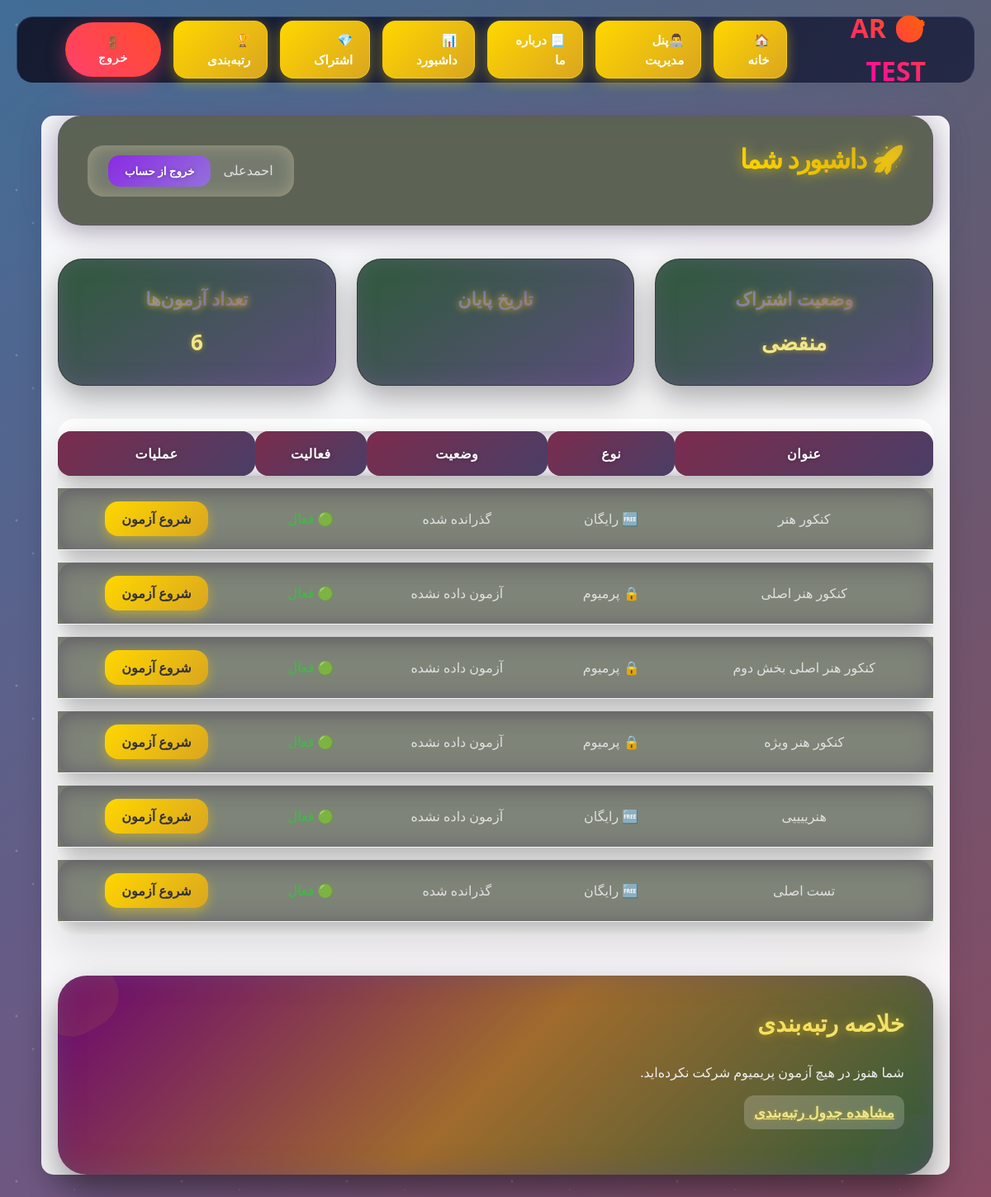
Screenshot of /accounts/dashboard/ (signed in) with the database file from the repository.
### accounts/models.py (models this page shows, shortened)
class Subscription(models.Model):
    STATUS_CHOICES = [  # اضافه: choices برای status
        ('ندارد', 'ندارد'),
        ('فعال', 'فعال'),
        ('منقضی', 'منقضی'),
    ]
    user = models.OneToOneField(User, on_delete=models.CASCADE, related_name='subscription')  # تغییر کوچک: related_name اضافه برای دسترسی آسان (user.subscription)
    plan = models.ForeignKey(Plan, on_delete=models.SET_NULL, null=True, blank=True, verbose_name="پلن خریداری شده")
    is_active = models.BooleanField(default=False, verbose_name="فعال است؟")
    start_date = models.DateTimeField(null=True, blank=True, verbose_name="تاریخ شروع")
    end_date = models.DateTimeField(null=True, blank=True, verbose_name="تاریخ انقضا")
    authority = models.CharField(max_length=100, blank=True, null=True, verbose_name="شناسه Authority زرین‌پال")
    ref_id = models.CharField(max_length=100, blank=True, null=True, verbose_name="شناسه پیگیری زرین‌پال (Ref ID)")
    status = models.CharField(max_length=10, choices=STATUS_CHOICES, default='ندارد', verbose_name="وضعیت اشتراک")
    def check_status(self):
            now = timezone.now()
            status_changed = False
            if self.end_date and now > self.end_date:
                if self.status != 'منقضی':
                    self.is_active = False
                    self.status = 'منقضی'
                    status_changed = True
            elif self.end_date and now <= self.end_date:
                if self.status != 'فعال':
                    self.is_active = True
                    self.status = 'فعال'
                    status_changed = True
            else: # No end_date or not set yet
                if self.status != 'ندارد':
                    self.is_active = False
                    self.status = 'ندارد'
                    status_changed = True
            return status_changed
    class Meta:
        verbose_name = "اشتراک کاربر"
        verbose_name_plural = "اشتراک‌های کاربران"

### quizzes/models.py (models this page shows, shortened)
class Quiz(models.Model):
    title = models.CharField(max_length=200, verbose_name="عنوان آزمون")
    description = models.TextField(verbose_name="توضیحات آزمون", blank=True, null=True)
    is_premium = models.BooleanField(default=False, verbose_name="آزمون ویژه است؟")
    duration_minutes = models.PositiveIntegerField(default=30)
    is_active = models.BooleanField(default=True, verbose_name="آزمون فعال باشد؟")
    created_at = models.DateTimeField(default=timezone.now, verbose_name="تاریخ ایجاد")
    class Meta:
        verbose_name = "آزمون"
        verbose_name_plural = "آزمون‌ها"

### accounts/views.py (the view, shortened to what this page needs)
# urls.py: path('dashboard/', dashboard_view, name='dashboard'),
@login_required
def dashboard_view(request):
    welcome_message = None
    subscription = getattr(request.user, 'subscription', None)
    subscription_status = "اشتراک ندارید"
    subscription_end = None
    if subscription:
        subscription.check_status()
        subscription_status = subscription.status if hasattr(subscription, 'status') else "-"
        if hasattr(subscription, 'end_date') and subscription.end_date:
            subscription_end = subscription.end_date
        else:
            subscription_end = None
    user_rank_data = get_user_rank(request.user)
    quizzes = Quiz.objects.prefetch_related('questions').select_related()
    attempts = {a.quiz_id: a for a in QuizAttempt.objects.filter(user=request.user, is_completed=True)}
    quiz_results = []
    for quiz in quizzes:
        attempt = attempts.get(quiz.id)
        total = quiz.questions.count()
        correct = attempt.answers.filter(selected_choice__is_correct=True).count() if attempt else 0
        percent = round((correct / total * 100), 2) if total else 0
        quiz_results.append({
            'quiz': quiz,
            'correct_answers': correct,
            'total_questions': total,
            'percentage': percent,
            'status': f"{'گذرانده شده' if attempt else 'آزمون داده نشده'}",
            'attempted': bool(attempt),
            'is_active': quiz.is_active
        })
    subscription_end_persian = persian_date(subscription_end)
    return render(request, 'accounts/dashboard.html', {
        'welcome_message': welcome_message,
        'subscription_status': subscription_status,
        'subscription_end': subscription_end,
        'quiz_results': quiz_results,
        'user_rank': user_rank_data,
        'subscription_end_persian': subscription_end_persian,
    })

### accounts/utils.py (called while the page is built, shortened)
def get_user_rank(user):
    leaderboard_data = QuizAttempt.objects.filter(
        is_completed=True,
        quiz__is_premium=True,
        quiz__is_active=True,
    ).values(
        'user_id'
    ).annotate(
        total_score=Sum('score'),
        quizzes_taken=Count('id')
    ).order_by('-total_score')
    rank = 0
    last_score = None
    for entry in leaderboard_data:
        score = entry['total_score']
        if score != last_score:
            rank += 1
        last_score = score
    return None  # 🔥 بدون تغییر

def persian_date(dt):
    if not dt:
        return "-"
    jdate = jdatetime.fromgregorian(datetime=dt)
    return jdate.strftime("%Y/%m/%d")

### accounts/templates/accounts/dashboard.html (shortened to what this page needs)
{% extends 'base.html' %}
{% block content %}
<div class="dashboard-container">
    <div class="dashboard-header">
        <h2> 🚀 داشبورد شما</h2>
        <div class="user-box">
            {{ request.user.username  }}
            <form action="{% url 'accounts:logout' %}" method="post" style="margin:0;">
                <button type="submit" class="logout-btn">خروج از حساب</button>
            </form>
        </div>
    </div>
    <div class="stats">
        <div class="stat-card">
            <h3>وضعیت اشتراک</h3>
            <p>{{ subscription_status }}</p>
        </div>
    <div class="stat-card">
        <h3>تاریخ پایان</h3>
    </div>
        <div class="stat-card">
            <h3>تعداد آزمون‌ها</h3>
            <p>{{ quiz_results|length }}</p>
        </div>
    </div>
<table>
    <tr>
        <th>عنوان</th>
        <th>نوع</th>
        <th>وضعیت</th>
        <th>فعالیت</th>
        <th>عملیات</th>
    </tr>
    {% for result in quiz_results %}
    <tr>
        <td>{{ result.quiz.title }}</td>
        <td>
            {% if result.quiz.is_premium %}
                🔒 پرمیوم
            {% else %}
                🆓 رایگان
            {% endif %}
        </td>
        <td>{{ result.status }}</td>
        <td>
            {% if result.quiz.is_active %}
                <span class="status-active">🟢 فعال</span>
            {% else %}
                <span class="status-inactive">🔴 غیرفعال</span>
            {% endif %}
        </td>
        <td>
            {% if result.quiz.is_premium and result.attempted %}
                <span class="start-quiz-btn disabled-btn">انجام شده</span>
            {% elif not result.quiz.is_active %}
                <span class="start-quiz-btn disabled-btn">غیرفعال</span>
            {% else %}
                <a href="{% url 'quiz_list' %}" class="start-quiz-btn">
                    شروع آزمون
                </a>
            {% endif %}
        </td>
    </tr>
    {% endfor %}
</table>
 {% if user_rank %}
<div class="ranking-summary-card">
    <div class="card-header">
        <i class="fas fa-trophy icon-gradient"></i>
        <h3> رتبه شما در جدول 🏆 </h3>
    </div>
    <div class="card-body">
        <p>
            رتبه شما :
            <span class="user-rank">{{ user_rank.rank }}</span>
        </p>
        <p>مجموع امتیازات:
            <strong class="user-rank">{{ user_rank.total_score|floatformat:2 }}</strong>
        </p>
        <p>میانگین نمره:
            <strong class="user-rank">{{ user_rank.average }}%</strong>
        </p>
        <p>تعداد آزمون‌های شرکت‌کرده:
            <strong class="user-rank">{{ user_rank.quizzes_taken }}</strong>
        </p>
        {% if top_user %}
        <div class="top-contributor">
            <span class="contributor-name">{{ top_user.username }}</span>
            <span class="contributor-score">{{ top_user.total_score }}</span>
        </div>
        {% endif %}
        <a href="{% url 'accounts:leaderboard' %}" class="user-rank">
            مشاهده کل جدول رتبه‌بندی
            <i class="fas fa-arrow-left"></i>
        </a>
    </div>
</div>
{% else %}
<div class="ranking-summary-card">
    <div class="card-header">
        <h3>خلاصه رتبه‌بندی</h3>
    </div>
    <div class="card-body">
        <p>شما هنوز در هیچ آزمون پریمیوم شرکت نکرده‌اید.</p>
        <a href="{% url 'accounts:leaderboard' %}" class="user-rank">
            مشاهده جدول رتبه‌بندی
        </a>
    </div>
</div>
{% endif %}
{% endblock %}

### static/css/about-page.css (style rules this page uses)
body { background: radial-gradient(circle at 20% 80%, rgba(120,119,198,0.3) 0%, transparent 50%), radial-gradient(circle at 80% 20%, rgba(255,119,198,0.3) 0%, transparent 50%), radial-gradient(circle at 40% 40%, rgba(120,219,255,0.3) 0%, transparent 50%), linear-gradient(135deg, #667eea 0%, #764ba2 25%, #f093fb 50%, #f5576c 75%, #4facfe 100%); background-size: 800% 800%, 400% 400%, 600% 600%, 600% 600%; animation: gradientFlow 18s ease infinite; min-height: 100vh; font-family: 'Vazir', -apple-system, BlinkMacSystemFont, sans-serif; overflow-x: hidden; }
body::before { content: ''; position: fixed; top: 0; left: 0; width: 100%; height: 100%; background-image: radial-gradient(1.5px 1.5px at 30px 40px, #fff, transparent), radial-gradient(1px 1px at 80px 70px, rgba(255,255,255,0.8), transparent), radial-gradient(0.8px 0.8px at 120px 30px, #fff, transparent); background-repeat: repeat; background-size: 250px 250px; animation: starsDrift 25s linear infinite; pointer-events: none; z-index: -1; opacity: 0.4; }

### static/css/home-page.css (style rules this page uses)
* { margin: 0; padding: 0; box-sizing: border-box; }
body { font-family: 'Vazir', -apple-system, BlinkMacSystemFont, 'Segoe UI', Roboto, sans-serif; line-height: 1.6; color: #333; overflow-x: hidden; }
body::before { content: ''; position: fixed; top: 0; left: 0; width: 100%; height: 100%; background: linear-gradient(-45deg, #667eea 0%, #764ba2 25%, #f093fb 50%, #f5576c 75%, #4facfe 100%); background-size: 400% 400%; animation: gradientShift 15s ease infinite; z-index: -2; }
body::after { content: ''; position: fixed; top: 0; left: 0; width: 100%; height: 100%; background-image: radial-gradient(2px 2px at 20px 30px, #fff, transparent), radial-gradient(2px 2px at 40px 70px, rgba(255,255,255,0.8), transparent), radial-gradient(1px 1px at 90px 40px, #fff, transparent); background-repeat: repeat; background-size: 200px 200px; animation: starsFloat 20s linear infinite; z-index: -1; opacity: 0.3; }

### static/css/quiz-list.css (style rules this page uses)
:root { --primary-gradient: linear-gradient(135deg, #4f46e5 0%, #7c3aed 50%, #ec4899 100%); --free-gradient: linear-gradient(135deg, #10b981, #059669); --premium-gradient: linear-gradient(135deg, #f59e0b, #d97706); }
* { box-sizing: border-box; }
body { font-family: 'Vazir', Tahoma, sans-serif; direction: rtl; background: #f8fafc; }
.dashboard-container { max-width: 1200px; margin: 20px auto; padding: 20px; background: rgba(255,255,255,0.95); border-radius: 15px; box-shadow: 0 10px 30px rgba(0,0,0,0.1); }
.dashboard-container h2 { text-align: center; color: #2d3748; font-size: 2rem; margin-bottom: 30px; background: var(--primary-gradient); -webkit-background-clip: text; background-clip: text; -webkit-text-fill-color: transparent; }
table { width: 100%; border-collapse: collapse; background: white; border-radius: 12px; overflow: hidden; box-shadow: 0 10px 25px rgba(0,0,0,0.1); margin-bottom: 20px; }
th { padding: 15px; color: white; font-weight: 600; text-align: center; font-size: 1rem; }
tbody tr { transition: background 0.2s ease; }
td { padding: 15px; text-align: center; border-bottom: 1px solid #f1f5f9; }
.start-quiz-btn { padding: 10px 20px; border: none; border-radius: 25px; background: var(--primary-gradient); color: white; font-weight: 600; cursor: pointer; text-decoration: none; display: inline-block; transition: all 0.2s ease; }

### static/css/subscribe.css (style rules this page uses)
* { font-family: 'Vazir', 'Segoe UI', Tahoma, sans-serif !important; }

### quizzes/templates/base.html (style rules this page uses)
* { margin: 0; padding: 0; box-sizing: border-box; }
html, body { height: 100%; overflow-x: hidden; scroll-behavior: smooth; }
body { font-family: 'Vazir', 'Segoe UI', Tahoma, sans-serif; background: linear-gradient(135deg, #667eea 0%, #764ba2 50%, #f093fb 100%); background-attachment: fixed; color: #333; line-height: 1.6; }
h1, h2, h3 { background: linear-gradient(135deg, #667eea, #764ba2); -webkit-background-clip: text; -webkit-text-fill-color: transparent; background-clip: text; margin-bottom: 25px; font-weight: 800; }
table { width: 100%; border-collapse: separate; border-spacing: 0; background: white; border-radius: 20px; overflow: hidden; box-shadow: 0 20px 50px rgba(0,0,0,0.1); }

### rows the page displays
Subscription: status "منقضی"
Quiz: quiz "کنکور هنر", is_premium "🆓 رایگان", status "گذرانده شده", is_active "🟢 فعال"
Quiz: quiz "کنکور هنر اصلی", is_premium "🔒 پرمیوم", status "آزمون داده نشده", is_active "🟢 فعال"
Quiz: quiz "کنکور هنر اصلی بخش دوم", is_premium "🔒 پرمیوم", status "آزمون داده نشده", is_active "🟢 فعال"
Quiz: quiz "کنکور هنر ویژه", is_premium "🔒 پرمیوم", status "آزمون داده نشده", is_active "🟢 فعال"
Quiz: quiz "هنرییییی", is_premium "🆓 رایگان", status "آزمون داده نشده", is_active "🟢 فعال"
Quiz: quiz "تست اصلی", is_premium "🆓 رایگان", status "گذرانده شده", is_active "🟢 فعال"

### other values shown
{{ request.user.username }} "احمدعلی"
{{ quiz_results|length }} "6"
